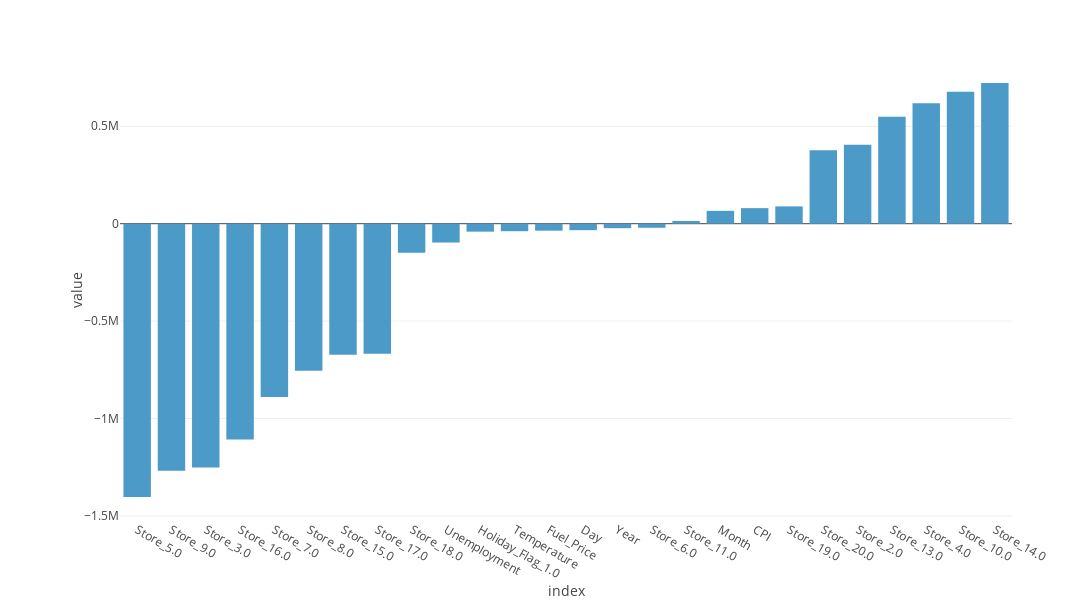

The notebook cell saved with this chart:
### Markdown cell above
_Cross Validation results show that R2 scores can vary by +/- 0.01. The variation between Train and Test sets is greater that this, which means that the model is probably overfitting_

### Code cell
names = [x[5:] for x in preprocess.get_feature_names_out().tolist()]

coeffs = pd.DataFrame(index = names, data = Linear.coef_.transpose(), columns=['coefficients'])
feature_importance = coeffs.sort_values(by='coefficients')

fig = px.bar(feature_importance)
fig.update_layout(showlegend = False,
                  margin = {'l': 120}
                 )

fig.update_layout(autosize = False, height = 600, width = 1200)
fig.show()

### Figure 1 — Plotly figure (JSON) as saved in the notebook; plotly's stock layout.template omitted (floating-point values rounded to 4 significant figures)
{"data": [{"alignmentgroup": "True", "hovertemplate": "variable=coefficients<br>index=%{x}<br>value=%{y}<extra></extra>", "legendgroup": "coefficients", "marker": {"color": "#4B9AC7", "pattern": {"shape": ""}}, "name": "coefficients", "offsetgroup": "coefficients", "orientation": "v", "showlegend": true, "textposition": "auto", "type": "bar", "x": ["Store_5.0", "Store_9.0", "Store_3.0", "Store_16.0", "Store_7.0", "Store_8.0", "Store_15.0", "Store_17.0", "Store_18.0", "Unemployment", "Holiday_Flag_1.0", "Temperature", "Fuel_Price", "Day", "Year", "Store_6.0", "Store_11.0", "Month", "CPI", "Store_19.0", "Store_20.0", "Store_2.0", "Store_13.0", "Store_4.0", "Store_10.0", "Store_14.0"], "xaxis": "x", "y": [-1403000.0, -1268000.0, -1252000.0, -1108000.0, -889500.0, -754900.0, -672400.0, -667700.0, -149200.0, -96640.0, -40770.0, -38540.0, -35820.0, -33320.0, -23010.0, -20980.0, 14200.0, 65950.0, 79780.0, 88830.0, 377400.0, 405300.0, 549500.0, 618200.0, 677700.0, 722200.0], "yaxis": "y"}], "layout": {"autosize": false, "barmode": "relative", "height": 600, "legend": {"title": {"text": "variable"}, "tracegroupgap": 0}, "margin": {"l": 120, "t": 60}, "showlegend": false, "width": 1200, "xaxis": {"anchor": "y", "domain": [0, 1], "title": {"text": "index"}}, "yaxis": {"anchor": "x", "domain": [0, 1], "title": {"text": "value"}}}}
